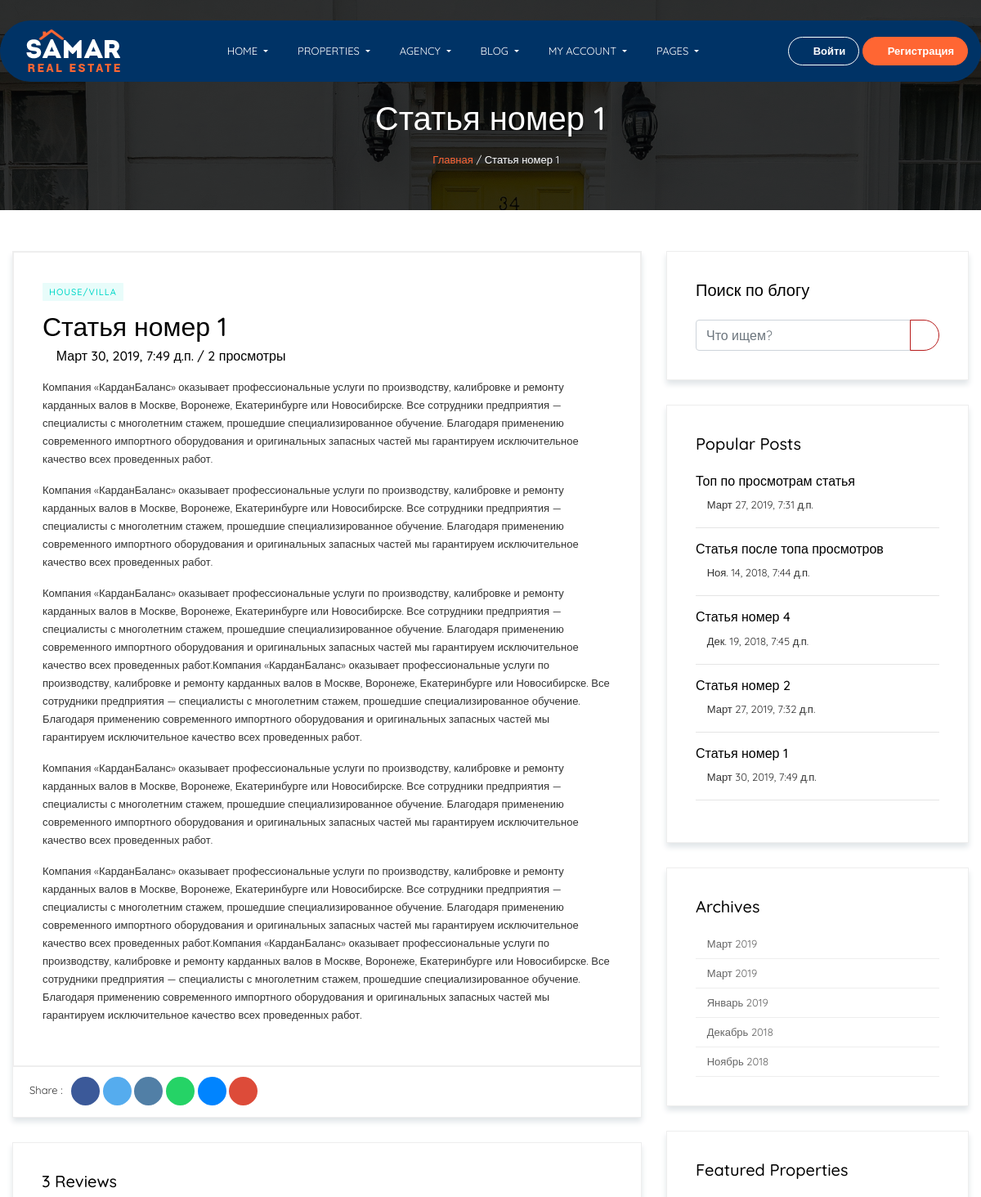
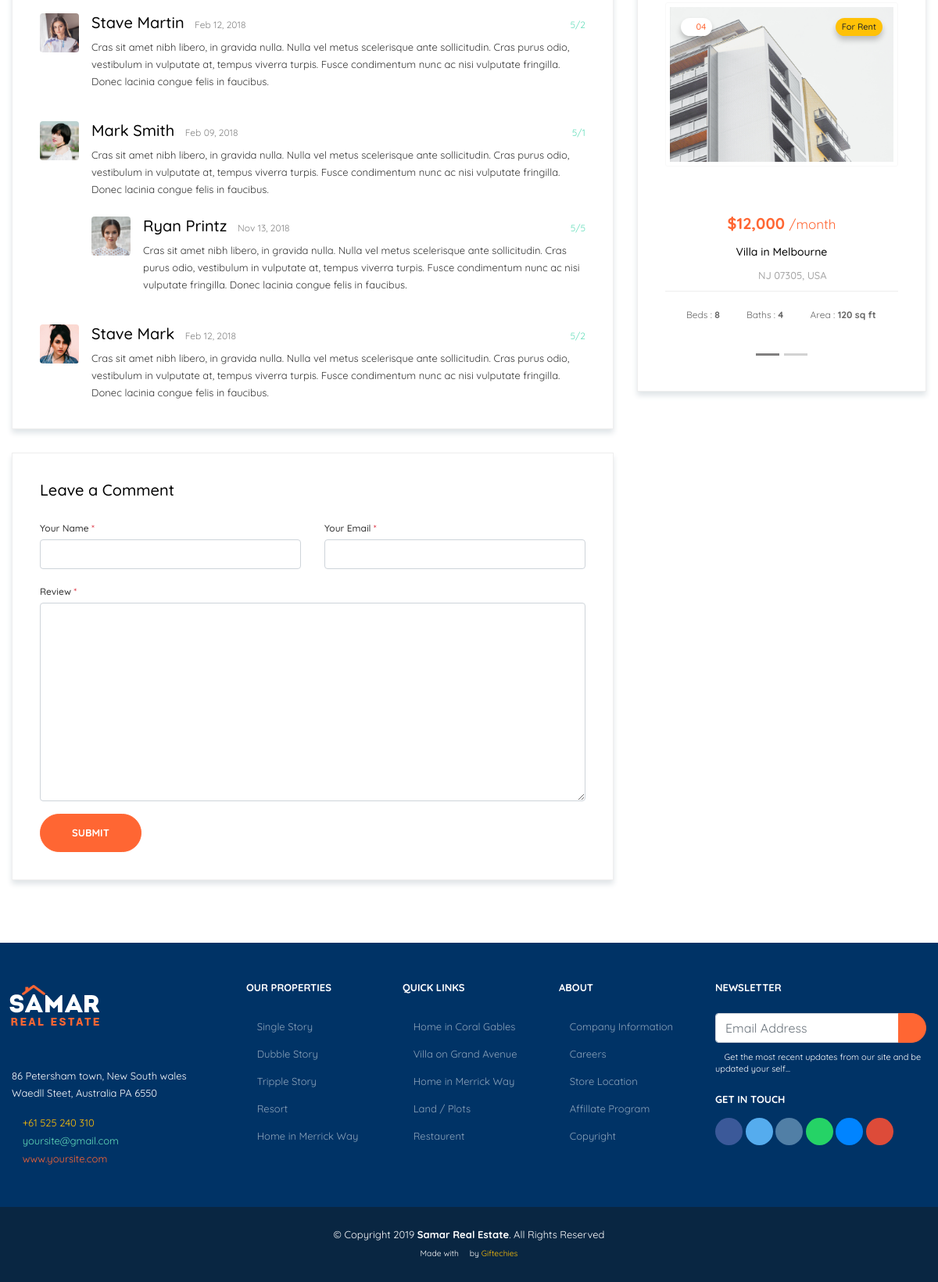
/blog/statya-nomer-1/, run on the app's committed database (2 pictures, top to bottom).
### blog/models.py (models this page shows, shortened)
class Post(models.Model):
    author = models.ForeignKey(settings.AUTH_USER_MODEL, on_delete=models.CASCADE, related_name='posts', verbose_name='Автор статьи')
    post_title = models.CharField(max_length=120, blank=False, null=False, verbose_name='Заголовок', help_text='Заголовок статьи')
    post_body = models.TextField(blank=False, null=False, default=None, verbose_name='Текст статьи')
    slug = AutoSlugField(populate_from='post_title', unique_with=['author__id', 'pub_date__day'], unique=True)
    creation_date = models.DateTimeField(auto_now_add=True, verbose_name='Дата создания статьи')
    pub_date = models.DateTimeField(auto_now=True, verbose_name='Дата публикации')
    is_active = models.BooleanField(default=False, verbose_name='Опубликовано', help_text='Поставьте галочку, если хотите опубликовать объявление')
    comments_open = models.BooleanField(default=True, verbose_name='Комментарии', help_text='Уберите галочку если хотите чтобы комментарии были закрыты')
    meta_title = models.CharField(max_length=140, blank=True, null=True, verbose_name='SEO заголовок')
    meta_description = models.TextField(max_length=220, blank=True, null=True, verbose_name='SEO описание')
    views = models.PositiveIntegerField(default=0, verbose_name='Просмотры')
    class Meta:
        verbose_name = 'Статья'
        verbose_name_plural = 'Статьи'
        ordering = ['pub_date']
    @property
    def get_archive_query(self):
        return reversed(Post.objects.filter(is_active=True).values("pub_date__date").order_by().annotate(Count('id')))
    def get_absolute_url(self):
        return reverse('post_url', kwargs={'post_slug': self.slug})

### blog/views.py (the view)
# urls.py: path('<str:post_slug>/', PostView.as_view(), name='post_url'),
class PostView(View):
    def get(self, request, post_slug):
        post = Post.objects.get(is_active=True, slug__iexact=post_slug)
        posts = Post.objects.filter(is_active=True)
        most_viewed_posts = posts.order_by('-views')[:5]
        queryset = Post.objects.filter(is_active=True).values("pub_date__date").order_by().annotate(Count('id'))
        for item in queryset:
            for i in item:
                print(item[i])
        try:
            post_views = request.session['post_views_id_{}'.format(post.id)]
        except:
            request.session['post_views_id_{}'.format(post.id)] = post.id
            post.views += 1
            post.save()
        try:
            year = post.pub_date.year
            print(year)
            month = post.pub_date.strftime('%B')
            print(month)
        except:
            print('Не сработало!')
        return render(request, 'post_detail.html', context={'post': post, 'most_viewed_posts': most_viewed_posts, 'queryset': queryset})

### blog/templates/post_detail.html (shortened to what this page needs)
{% extends 'base.html' %}
{% block content %}
      <section class="section-padding bg-dark inner-header">
         <div class="container">
            <div class="row">
               <div class="col-md-12 text-center">
                  <h1 class="mt-0 mb-3">{{ post.post_title }}</h1>
                  <div class="breadcrumbs">
                     <p class="mb-0"><a href="{% url 'home_url' %}"><i class="mdi mdi-home-outline"></i> Главная</a> / {{ post.post_title }}</p>
                  </div>
               </div>
            </div>
         </div>
      </section>
      <section class="section-padding">
         <div class="container">
            <div class="row">
               <div class="col-lg-8 col-md-8">
                  <div class="card blog-card padding-card blog-single-page">
                     <div class="card-body blog-single-page">
                        <span class="badge badge-success">House/Villa</span>
                        <h2>{{ post.post_title }}</h2>
                        <h6 class="mb-3"><i class="mdi mdi-calendar-text"></i> {{ post.pub_date }} / {{ post.views }} просмотры</h6>
                        {{ post.post_body|safe }}
                     </div>
                     <div class="card-footer">
                        <div class="footer-social"><span>Share</span> : &nbsp;
                           <a class="btn-facebook" href="blog-single.html#"><i class="mdi mdi-facebook"></i></a>
                           <a class="btn-twitter" href="blog-single.html#"><i class="mdi mdi-twitter"></i></a>
                           <a class="btn-instagram" href="blog-single.html#"><i class="mdi mdi-instagram"></i></a>
                           <a class="btn-whatsapp" href="blog-single.html#"><i class="mdi mdi-whatsapp"></i></a>
                           <a class="btn-messenger" href="blog-single.html#"><i class="mdi mdi-facebook-messenger"></i></a>
                           <a class="btn-google" href="blog-single.html#"><i class="mdi mdi-google"></i></a>
                        </div>
                     </div>
                  </div>
                  <div class="card padding-card reviews-card blog-single-page">
                     <div class="card-body">
                        <h5 class="card-title mb-4">3 Reviews</h5>
                        <div class="media mb-4">
                           <img class="d-flex mr-3 rounded" src="img/user/1.jpg" alt="">
                           <div class="media-body">
                              <h5 class="mt-0">Stave Martin <small>Feb 12, 2018</small>
                                 <span class="star-rating float-right">
                                 <i class="mdi mdi-star text-warning"></i>
                                 <i class="mdi mdi-star text-warning"></i>
                                 <i class="mdi mdi-star text-warning"></i>
                                 <i class="mdi mdi-star-half text-warning"></i>
                                 <i class="mdi mdi-star-half text-warning"></i><small class="text-success">5/2</small>
                                 </span>
                              </h5>
                              <p>Cras sit amet nibh libero, in gravida nulla. Nulla vel metus scelerisque ante sollicitudin. Cras purus odio, vestibulum in vulputate at, tempus viverra turpis. Fusce condimentum nunc ac nisi vulputate fringilla. Donec lacinia congue felis in faucibus.</p>
                           </div>
                        </div>
                        <div class="media">
                           <img class="d-flex mr-3 rounded" src="img/user/2.jpg" alt="">
                           <div class="media-body">
                              <h5 class="mt-0">Mark Smith <small>Feb 09, 2018</small> <span class="star-rating float-right">
                                 <i class="mdi mdi-star text-warning"></i>
                                 <i class="mdi mdi-star-half text-warning"></i>
                                 <i class="mdi mdi-star-half text-warning"></i>
                                 <i class="mdi mdi-star-half text-warning"></i>
                                 <i class="mdi mdi-star-half text-warning"></i><small class="text-success">5/1</small>
                                 </span>
                              </h5>
                              <p>Cras sit amet nibh libero, in gravida nulla. Nulla vel metus scelerisque ante sollicitudin. Cras purus odio, vestibulum in vulputate at, tempus viverra turpis. Fusce condimentum nunc ac nisi vulputate fringilla. Donec lacinia congue felis in faucibus.</p>
                              <div class="media mt-4">
                                 <img class="d-flex mr-3 rounded" src="img/user/3.jpg" alt="">
                                 <div class="media-body">
                                    <h5 class="mt-0">Ryan Printz <small>Nov 13, 2018</small> <span class="star-rating float-right">
                                       <i class="mdi mdi-star text-warning"></i>
                                       <i class="mdi mdi-star text-warning"></i>
                                       <i class="mdi mdi-star-half text-warning"></i>
                                       <i class="mdi mdi-star-half text-warning"></i>
                                       <i class="mdi mdi-star-half text-warning"></i><small class="text-success">5/5</small>
                                       </span>
                                    </h5>
                                    <p>Cras sit amet nibh libero, in gravida nulla. Nulla vel metus scelerisque ante sollicitudin. Cras purus odio, vestibulum in vulputate at, tempus viverra turpis. Fusce condimentum nunc ac nisi vulputate fringilla. Donec lacinia congue felis in faucibus.</p>
                                 </div>
                              </div>
                           </div>
                        </div>
                        <div class="media mt-4">
                           <img class="d-flex mr-3 rounded" src="img/user/5.jpg" alt="">
                           <div class="media-body">
                              <h5 class="mt-0">Stave Mark <small>Feb 12, 2018</small>
                                 <span class="star-rating float-right">
                                 <i class="mdi mdi-star text-warning"></i>
                                 <i class="mdi mdi-star text-warning"></i>
                                 <i class="mdi mdi-star text-warning"></i>
                                 <i class="mdi mdi-star-half text-warning"></i>
                                 <i class="mdi mdi-star-half text-warning"></i><small class="text-success">5/2</small>
                                 </span>
                              </h5>
                              <p class="mb-0">Cras sit amet nibh libero, in gravida nulla. Nulla vel metus scelerisque ante sollicitudin. Cras purus odio, vestibulum in vulputate at, tempus viverra turpis. Fusce condimentum nunc ac nisi vulputate fringilla. Donec lacinia congue felis in faucibus.</p>
                           </div>
                        </div>
                     </div>
                  </div>
                  <div class="card padding-card blog-single-page">
                     <div class="card-body ">
                        <h5 class="card-title mb-4">Leave a Comment</h5>
                        <form name="sentMessage">
                           <div class="row">
                              <div class="control-group form-group col-lg-6 col-md-6">
                                 <div class="controls">
                                    <label>Your Name <span class="text-danger">*</span></label>
                                    <input type="text" class="form-control" required>
                                 </div>
                              </div>
                              <div class="control-group form-group col-lg-6 col-md-6">
                                 <div class="controls">
                                    <label>Your Email <span class="text-danger">*</span></label>
                                    <input type="email" class="form-control" required>
                                 </div>
                              </div>
                           </div>
                           <div class="control-group form-group">
                              <div class="controls">
                                 <label>Review <span class="text-danger">*</span></label>
                                 <textarea rows="10" cols="100" class="form-control"></textarea>
                              </div>
                           </div>
                           <button type="submit" class="btn btn-primary btn-lg">SUBMIT</button>
                        </form>
                     </div>
                  </div>
               </div>
               <div class="col-lg-4 col-md-4">
                  <div class="card sidebar-card blog-single-page">
                     <div class="card-body">
                        <h5 class="card-title mb-4">Поиск по блогу</h5>
                         <form action="{% url 'blog_search_url' %}" method="GET">
                        <div class="input-group">
                           <input class="form-control" name="blog-search-field" placeholder="Что ищем?" aria-label="Recipient's username" aria-describedby="basic-addon2" type="text">
                           <div class="input-group-append">
                              <button class="btn btn-outline-secondary" type="submit"><i class="mdi mdi-arrow-right"></i></button>
                           </div>
                        </div>
                         </form>
                     </div>
                  </div>
                  <div class="card sidebar-card blog-single-page">
                     <div class="card-body">
                        <h5 class="card-title mb-4">Popular Posts</h5>
                         {% for popular_post in most_viewed_posts %}
                            <a href="{{ popular_post.get_absolute_url }}">
                               <h6>{{ popular_post.post_title }}</h6>
                            </a>
                            <p class="mb-0"><i class="mdi mdi-calendar-text"></i> {{ popular_post.pub_date }}</p>
                            <hr>
                         {% endfor %}
                     </div>
                  </div>
                  <div class="card sidebar-card blog-single-page">
                     <div class="card-body">
                        <h5 class="card-title mb-3">Archives</h5>
                        <ul class="sidebar-card-list">
                            {% for archive_item in post.get_archive_query %}
                                <li><a href="{% url 'blog_archive_url' archive_item.pub_date__date|date:'m' archive_item.pub_date__date|date:'Y' %}"><i class="mdi mdi-chevron-right"></i> {{ archive_item.pub_date__date|date:'F Y' }}</a></li>
                            {% endfor %}
                        </ul>
                     </div>
                  </div>
                  <div class="card sidebar-card blog-single-page">
                     <div class="card-body">
                        <h5 class="card-title mb-4">Featured Properties</h5>
                        <div id="featured-properties" class="carousel slide" data-ride="carousel">
                           <ol class="carousel-indicators">
                              <li data-target="#featured-properties" data-slide-to="0" class="active"></li>
                              <li data-target="#featured-properties" data-slide-to="1"></li>
                           </ol>
                           <div class="carousel-inner">
                              <div class="carousel-item active">
                                 <div class="card card-list">
                                    <a href="blog-single.html#">
                                       <div class="card-img">
                                          <div class="badge images-badge"><i class="mdi mdi-image-filter"></i> 04</div>
                                          <span class="badge badge-warning">For Rent</span>
                                          <img class="card-img-top" src="img/list/5.png" alt="Card image cap">
                                       </div>
                                       <div class="card-body">
                                          <h2 class="text-primary mb-2 mt-0">
                                             $12,000 <small>/month</small>
                                          </h2>
                                          <h5 class="card-title mb-2">Villa in Melbourne</h5>
                                          <h6 class="card-subtitle mt-1 mb-0 text-muted"><i class="mdi mdi-home-map-marker"></i> NJ 07305, USA</h6>
                                       </div>
                                       <div class="card-footer">
                                          <span><i class="mdi mdi-sofa"></i> Beds : <strong>8</strong></span>
                                          <span><i class="mdi mdi-scale-bathroom"></i> Baths : <strong>4</strong></span>
                                          <span><i class="mdi mdi-move-resize-variant"></i> Area : <strong>120 sq ft</strong></span>
                                       </div>
                                    </a>
                                 </div>
                              </div>
                           </div>
                        </div>
                     </div>
                  </div>
               </div>
            </div>
         </div>
      </section>
{% endblock %}

### data on the page
Post: post_title "Статья номер 1", pub_date "Март 30, 2019, 7:49 д.п.", views "2", post_body "Компания «КарданБаланс» оказывает профессиональные услуги по производству, калибровке и ремонту карданных валов в Москве, Воронеже, Екатеринбурге или Новосибирске. Все сотрудники предприятия — специалисты с многолетним стажем, прошедшие специализированное обучение. Благодаря применению современного импортного оборудования и оригинальных запасных частей мы гарантируем исключительное качество всех проведенных работ. Компания «КарданБаланс» оказывает профессиональные услуги по производству, калибровке и ремонту карданных валов в Москве, Воронеже, Екатеринбурге или Новосибирске. Все сотрудники предприятия — специалисты с многолетним стажем, прошедшие специализированное обучение. Благодаря…"
Post: post_title "Топ по просмотрам статья", pub_date "Март 27, 2019, 7:31 д.п."
Post: post_title "Статья после топа просмотров", pub_date "Ноя. 14, 2018, 7:44 д.п."
Post: post_title "Статья номер 4", pub_date "Дек. 19, 2018, 7:45 д.п."
Post: post_title "Статья номер 2", pub_date "Март 27, 2019, 7:32 д.п."

### other printed values
{{ archive_item.pub_date__date|date:'F Y' }} "Март 2019" "Март 2019" "Январь 2019" "Декабрь 2018" "Ноябрь 2018"
